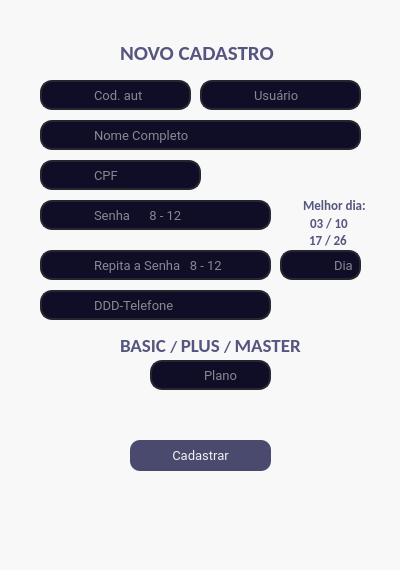
<?xml version="1.0" encoding="UTF-8"?>
<ui version="4.0">
 <class>MainWindow</class>
 <widget class="QMainWindow" name="MainWindow">
  <property name="geometry">
   <rect>
    <x>0</x>
    <y>0</y>
    <width>400</width>
    <height>570</height>
   </rect>
  </property>
  <property name="maximumSize">
   <size>
    <width>400</width>
    <height>570</height>
   </size>
  </property>
  <property name="windowTitle">
   <string>MainWindow</string>
  </property>
  <property name="styleSheet">
   <string notr="true">background-color: rgb(248, 248, 248);</string>
  </property>
  <widget class="QWidget" name="centralwidget">
   <widget class="QLabel" name="label">
    <property name="geometry">
     <rect>
      <x>120</x>
      <y>40</y>
      <width>161</width>
      <height>21</height>
     </rect>
    </property>
    <property name="font">
     <font>
      <family>Calibri</family>
      <pointsize>13</pointsize>
     </font>
    </property>
    <property name="styleSheet">
     <string notr="true">background-color: qconicalgradient(cx:0.5, cy:0.5, angle:0, stop:0.852273 rgba(255, 255, 255, 0), stop:0.875 rgba(255, 255, 255, 0), stop:0.886364 rgba(255, 255, 255, 0));</string>
    </property>
    <property name="text">
     <string>&lt;html&gt;&lt;head/&gt;&lt;body&gt;&lt;p&gt;&lt;span style=&quot; font-size:16pt; font-weight:600; color:#55557f;&quot;&gt;NOVO CADASTRO&lt;/span&gt;&lt;/p&gt;&lt;/body&gt;&lt;/html&gt;</string>
    </property>
   </widget>
   <widget class="QLineEdit" name="lineEdit">
    <property name="geometry">
     <rect>
      <x>40</x>
      <y>120</y>
      <width>321</width>
      <height>30</height>
     </rect>
    </property>
    <property name="font">
     <font>
      <family>Roboto</family>
      <pointsize>10</pointsize>
     </font>
    </property>
    <property name="styleSheet">
     <string notr="true">QLineEdit{
    border: 2px solid rgb(37, 39, 48);
    color: rgb(255, 255, 255);
    border-radius:12px;
    padding-left: 50px;
	background-color: rgb(38, 38, 68);
	background-color: rgb(16, 14, 39);
}
QLineEdit:hover{
    border: 2px solid rgb(48, 50, 62);
}
QLineEdit:focus{
    border: 2px solid rgb(85, 170, 255);
    background-color:  rgb(0, 0, 63);
}</string>
    </property>
    <property name="maxLength">
     <number>50</number>
    </property>
    <property name="placeholderText">
     <string>Nome Completo</string>
    </property>
   </widget>
   <widget class="QLineEdit" name="lineEdit_2">
    <property name="geometry">
     <rect>
      <x>40</x>
      <y>160</y>
      <width>161</width>
      <height>30</height>
     </rect>
    </property>
    <property name="font">
     <font>
      <family>Roboto</family>
      <pointsize>10</pointsize>
     </font>
    </property>
    <property name="styleSheet">
     <string notr="true">QLineEdit{
    border: 2px solid rgb(37, 39, 48);
    color: rgb(255, 255, 255);
    border-radius:12px;
    padding-left: 50px;
	background-color: rgb(38, 38, 68);
	background-color: rgb(16, 14, 39);
}
QLineEdit:hover{
    border: 2px solid rgb(48, 50, 62);
}
QLineEdit:focus{
    border: 2px solid rgb(85, 170, 255);
    background-color:  rgb(0, 0, 63);
}</string>
    </property>
    <property name="maxLength">
     <number>11</number>
    </property>
    <property name="placeholderText">
     <string>CPF</string>
    </property>
   </widget>
   <widget class="QLineEdit" name="lineEdit_8">
    <property name="geometry">
     <rect>
      <x>40</x>
      <y>200</y>
      <width>231</width>
      <height>30</height>
     </rect>
    </property>
    <property name="font">
     <font>
      <family>Roboto</family>
      <pointsize>10</pointsize>
     </font>
    </property>
    <property name="styleSheet">
     <string notr="true">QLineEdit{
    border: 2px solid rgb(37, 39, 48);
    color: rgb(255, 255, 255);
    border-radius:12px;
    padding-left: 50px;
	background-color: rgb(38, 38, 68);
	background-color: rgb(16, 14, 39);
}
QLineEdit:hover{
    border: 2px solid rgb(48, 50, 62);
}
QLineEdit:focus{
    border: 2px solid rgb(85, 170, 255);
    background-color:  rgb(0, 0, 63);
}</string>
    </property>
    <property name="maxLength">
     <number>12</number>
    </property>
    <property name="echoMode">
     <enum>QLineEdit::Password</enum>
    </property>
    <property name="placeholderText">
     <string>Senha      8 - 12</string>
    </property>
   </widget>
   <widget class="QLineEdit" name="lineEdit_9">
    <property name="geometry">
     <rect>
      <x>40</x>
      <y>250</y>
      <width>231</width>
      <height>30</height>
     </rect>
    </property>
    <property name="font">
     <font>
      <family>Roboto</family>
      <pointsize>10</pointsize>
     </font>
    </property>
    <property name="styleSheet">
     <string notr="true">QLineEdit{
    border: 2px solid rgb(37, 39, 48);
    color: rgb(255, 255, 255);
    border-radius:12px;
    padding-left: 50px;
	background-color: rgb(38, 38, 68);
	background-color: rgb(16, 14, 39);
}
QLineEdit:hover{
    border: 2px solid rgb(48, 50, 62);
}
QLineEdit:focus{
    border: 2px solid rgb(85, 170, 255);
    background-color:  rgb(0, 0, 63);
}</string>
    </property>
    <property name="maxLength">
     <number>12</number>
    </property>
    <property name="echoMode">
     <enum>QLineEdit::Password</enum>
    </property>
    <property name="placeholderText">
     <string>Repita a Senha   8 - 12</string>
    </property>
   </widget>
   <widget class="QLabel" name="label_3">
    <property name="geometry">
     <rect>
      <x>303</x>
      <y>195</y>
      <width>121</width>
      <height>21</height>
     </rect>
    </property>
    <property name="font">
     <font>
      <family>Calibri</family>
      <pointsize>10</pointsize>
     </font>
    </property>
    <property name="styleSheet">
     <string notr="true">color: rgb(85, 85, 127);
background-color: qconicalgradient(cx:0.5, cy:0.5, angle:0, stop:0.852273 rgba(255, 255, 255, 0), stop:0.875 rgba(255, 255, 255, 0), stop:0.886364 rgba(255, 255, 255, 0));</string>
    </property>
    <property name="text">
     <string>&lt;html&gt;&lt;head/&gt;&lt;body&gt;&lt;p&gt;&lt;span style=&quot; font-weight:600; color:#55557f;&quot;&gt;Melhor dia:&lt;/span&gt;&lt;/p&gt;&lt;/body&gt;&lt;/html&gt;</string>
    </property>
   </widget>
   <widget class="QPushButton" name="pushButton">
    <property name="geometry">
     <rect>
      <x>130</x>
      <y>440</y>
      <width>141</width>
      <height>31</height>
     </rect>
    </property>
    <property name="font">
     <font>
      <family>Roboto</family>
      <pointsize>10</pointsize>
     </font>
    </property>
    <property name="styleSheet">
     <string notr="true">border-radius: 10px;
color: rgb(241, 241, 241);
background-color: rgb(74, 74, 111);</string>
    </property>
    <property name="text">
     <string>Cadastrar</string>
    </property>
   </widget>
   <widget class="QLabel" name="label_4">
    <property name="geometry">
     <rect>
      <x>60</x>
      <y>417</y>
      <width>271</width>
      <height>20</height>
     </rect>
    </property>
    <property name="font">
     <font>
      <pointsize>10</pointsize>
     </font>
    </property>
    <property name="styleSheet">
     <string notr="true">color: rgb(151, 165, 177);
background-color: qconicalgradient(cx:0.5, cy:0.5, angle:0, stop:0.852273 rgba(255, 255, 255, 0), stop:0.875 rgba(255, 255, 255, 0), stop:0.886364 rgba(255, 255, 255, 0));</string>
    </property>
    <property name="text">
     <string/>
    </property>
   </widget>
   <widget class="QLineEdit" name="lineEdit_10">
    <property name="geometry">
     <rect>
      <x>200</x>
      <y>80</y>
      <width>161</width>
      <height>30</height>
     </rect>
    </property>
    <property name="font">
     <font>
      <family>Roboto</family>
      <pointsize>10</pointsize>
     </font>
    </property>
    <property name="styleSheet">
     <string notr="true">QLineEdit{
    border: 2px solid rgb(37, 39, 48);
    color: rgb(255, 255, 255);
    border-radius:12px;
    padding-left: 50px;
	background-color: rgb(38, 38, 68);
	background-color: rgb(16, 14, 39);
}
QLineEdit:hover{
    border: 2px solid rgb(48, 50, 62);
}
QLineEdit:focus{
    border: 2px solid rgb(85, 170, 255);
    background-color:  rgb(0, 0, 63);
}</string>
    </property>
    <property name="maxLength">
     <number>12</number>
    </property>
    <property name="placeholderText">
     <string>Usuário</string>
    </property>
   </widget>
   <widget class="QLabel" name="label_5">
    <property name="geometry">
     <rect>
      <x>60</x>
      <y>395</y>
      <width>281</width>
      <height>16</height>
     </rect>
    </property>
    <property name="font">
     <font>
      <pointsize>10</pointsize>
     </font>
    </property>
    <property name="styleSheet">
     <string notr="true">background-color: qconicalgradient(cx:0.5, cy:0.5, angle:0, stop:0.852273 rgba(255, 255, 255, 0), stop:0.875 rgba(255, 255, 255, 0), stop:0.886364 rgba(255, 255, 255, 0));
color: rgb(85, 85, 127);</string>
    </property>
    <property name="text">
     <string/>
    </property>
   </widget>
   <widget class="QLabel" name="label_6">
    <property name="geometry">
     <rect>
      <x>310</x>
      <y>215</y>
      <width>51</width>
      <height>16</height>
     </rect>
    </property>
    <property name="font">
     <font>
      <family>Calibri</family>
      <pointsize>10</pointsize>
     </font>
    </property>
    <property name="styleSheet">
     <string notr="true">color: rgb(130, 142, 152);
background-color: qconicalgradient(cx:0.5, cy:0.5, angle:0, stop:0.852273 rgba(255, 255, 255, 0), stop:0.875 rgba(255, 255, 255, 0), stop:0.886364 rgba(255, 255, 255, 0));</string>
    </property>
    <property name="text">
     <string>&lt;html&gt;&lt;head/&gt;&lt;body&gt;&lt;p&gt;&lt;span style=&quot; font-weight:600; color:#55557f;&quot;&gt;03 / 10&lt;/span&gt;&lt;/p&gt;&lt;/body&gt;&lt;/html&gt;</string>
    </property>
   </widget>
   <widget class="QLabel" name="label_7">
    <property name="geometry">
     <rect>
      <x>309</x>
      <y>232</y>
      <width>51</width>
      <height>16</height>
     </rect>
    </property>
    <property name="font">
     <font>
      <family>Calibri</family>
      <pointsize>10</pointsize>
     </font>
    </property>
    <property name="styleSheet">
     <string notr="true">color: rgb(130, 142, 152);
background-color: qconicalgradient(cx:0.5, cy:0.5, angle:0, stop:0.852273 rgba(255, 255, 255, 0), stop:0.875 rgba(255, 255, 255, 0), stop:0.886364 rgba(255, 255, 255, 0));</string>
    </property>
    <property name="text">
     <string>&lt;html&gt;&lt;head/&gt;&lt;body&gt;&lt;p&gt;&lt;span style=&quot; font-weight:600; color:#55557f;&quot;&gt;17 / 26&lt;/span&gt;&lt;/p&gt;&lt;/body&gt;&lt;/html&gt;</string>
    </property>
   </widget>
   <widget class="QLineEdit" name="lineEdit_11">
    <property name="geometry">
     <rect>
      <x>280</x>
      <y>250</y>
      <width>81</width>
      <height>30</height>
     </rect>
    </property>
    <property name="font">
     <font>
      <family>Roboto</family>
      <pointsize>10</pointsize>
      <kerning>true</kerning>
     </font>
    </property>
    <property name="styleSheet">
     <string notr="true">QLineEdit{
    border: 2px solid rgb(37, 39, 48);
    color: rgb(255, 255, 255);
    border-radius:12px;
    padding-left: 50px;
	background-color: rgb(38, 38, 68);
	background-color: rgb(16, 14, 39);
}
QLineEdit:hover{
    border: 2px solid rgb(48, 50, 62);
}
QLineEdit:focus{
    border: 2px solid rgb(85, 170, 255);
    background-color:  rgb(0, 0, 63);
}</string>
    </property>
    <property name="maxLength">
     <number>2</number>
    </property>
    <property name="placeholderText">
     <string>Dia</string>
    </property>
   </widget>
   <widget class="QLineEdit" name="lineEdit_12">
    <property name="geometry">
     <rect>
      <x>40</x>
      <y>290</y>
      <width>231</width>
      <height>30</height>
     </rect>
    </property>
    <property name="font">
     <font>
      <family>Roboto</family>
      <pointsize>10</pointsize>
      <kerning>true</kerning>
     </font>
    </property>
    <property name="styleSheet">
     <string notr="true">QLineEdit{
    border: 2px solid rgb(37, 39, 48);
    color: rgb(255, 255, 255);
    border-radius:12px;
    padding-left: 50px;
	background-color: rgb(38, 38, 68);
	background-color: rgb(16, 14, 39);
}
QLineEdit:hover{
    border: 2px solid rgb(48, 50, 62);
}
QLineEdit:focus{
    border: 2px solid rgb(85, 170, 255);
    background-color:  rgb(0, 0, 63);
}</string>
    </property>
    <property name="maxLength">
     <number>12</number>
    </property>
    <property name="dragEnabled">
     <bool>false</bool>
    </property>
    <property name="readOnly">
     <bool>false</bool>
    </property>
    <property name="placeholderText">
     <string>DDD-Telefone</string>
    </property>
   </widget>
   <widget class="QLineEdit" name="lineEdit_13">
    <property name="geometry">
     <rect>
      <x>40</x>
      <y>80</y>
      <width>151</width>
      <height>30</height>
     </rect>
    </property>
    <property name="font">
     <font>
      <family>Roboto</family>
      <pointsize>10</pointsize>
     </font>
    </property>
    <property name="styleSheet">
     <string notr="true">QLineEdit{
    border: 2px solid rgb(37, 39, 48);
    color: rgb(255, 255, 255);
    border-radius:12px;
    padding-left: 50px;
	background-color: rgb(38, 38, 68);
	background-color: rgb(16, 14, 39);
}
QLineEdit:hover{
    border: 2px solid rgb(48, 50, 62);
}
QLineEdit:focus{
    border: 2px solid rgb(85, 170, 255);
    background-color:  rgb(0, 0, 63);
}</string>
    </property>
    <property name="maxLength">
     <number>12</number>
    </property>
    <property name="placeholderText">
     <string>Cod. aut</string>
    </property>
   </widget>
   <widget class="QLineEdit" name="lineEdit_14">
    <property name="geometry">
     <rect>
      <x>150</x>
      <y>360</y>
      <width>121</width>
      <height>30</height>
     </rect>
    </property>
    <property name="font">
     <font>
      <family>Roboto</family>
      <pointsize>10</pointsize>
     </font>
    </property>
    <property name="styleSheet">
     <string notr="true">QLineEdit{
    border: 2px solid rgb(37, 39, 48);
    color: rgb(255, 255, 255);
    border-radius:12px;
    padding-left: 50px;
	background-color: rgb(38, 38, 68);
	background-color: rgb(16, 14, 39);
}
QLineEdit:hover{
    border: 2px solid rgb(48, 50, 62);
}
QLineEdit:focus{
    border: 2px solid rgb(85, 170, 255);
    background-color:  rgb(0, 0, 63);
}</string>
    </property>
    <property name="maxLength">
     <number>6</number>
    </property>
    <property name="placeholderText">
     <string>Plano</string>
    </property>
   </widget>
   <widget class="QLabel" name="label_2">
    <property name="geometry">
     <rect>
      <x>120</x>
      <y>333</y>
      <width>191</width>
      <height>21</height>
     </rect>
    </property>
    <property name="font">
     <font>
      <family>Calibri</family>
      <pointsize>13</pointsize>
     </font>
    </property>
    <property name="styleSheet">
     <string notr="true">background-color: qconicalgradient(cx:0.5, cy:0.5, angle:0, stop:0.852273 rgba(255, 255, 255, 0), stop:0.875 rgba(255, 255, 255, 0), stop:0.886364 rgba(255, 255, 255, 0));</string>
    </property>
    <property name="text">
     <string>&lt;html&gt;&lt;head/&gt;&lt;body&gt;&lt;p&gt;&lt;span style=&quot; font-size:14pt; font-weight:600; color:#55557f;&quot;&gt;BASIC  &lt;/span&gt;&lt;span style=&quot; font-size:12pt; font-weight:600; color:#55557f;&quot;&gt;/ &lt;/span&gt;&lt;span style=&quot; font-size:14pt; font-weight:600; color:#55557f;&quot;&gt; PLUS  &lt;/span&gt;&lt;span style=&quot; font-size:12pt; font-weight:600; color:#55557f;&quot;&gt;/ &lt;/span&gt;&lt;span style=&quot; font-size:14pt; font-weight:600; color:#55557f;&quot;&gt; MASTER&lt;/span&gt;&lt;/p&gt;&lt;/body&gt;&lt;/html&gt;</string>
    </property>
   </widget>
  </widget>
  <widget class="QMenuBar" name="menubar">
   <property name="geometry">
    <rect>
     <x>0</x>
     <y>0</y>
     <width>400</width>
     <height>20</height>
    </rect>
   </property>
  </widget>
  <widget class="QStatusBar" name="statusbar"/>
 </widget>
 <resources/>
 <connections/>
</ui>
